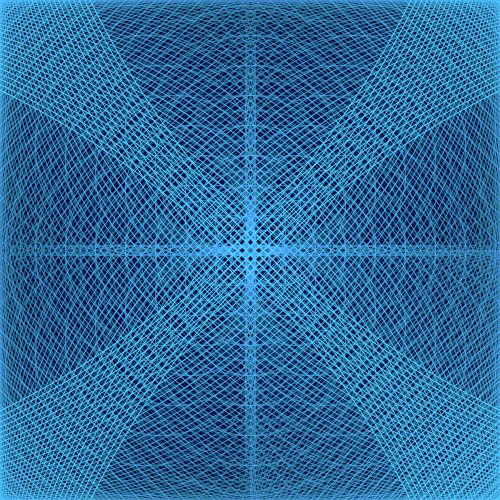
Frame 1 (no input)
Frame 60 (the mouse pressed at the canvas centre just before this capture): identical to frame 1, image omitted
Frame 120 (the mouse held since frame 60 and released just before this capture): identical to frame 1, image omitted

The Processing sketch that drew this single still picture (run headless with seeded random() and noise(); from frame 60 on, the mouse is pressed at the canvas centre):

// Processing sketch: processing_31914
// ── processing_31914.pde

int xPos = 0;
int yPos = 0;

int xPos2 = 490;
int yPos2 = 0;
int xPos3 = 0;
int yPos3 = 490;
int xPos4 = 490;
int yPos4 = 490;
int xPos5 = 245;
int yPos5 = 245;
int yPos6 = 245;
int xPos7 = 245;
int xPos8 = 245;
int yPos8 = 245;
int xCPos = 250;
int yCPos = 250;
int xCPos2 = 250;
int yCPos2 = 250;

int quadXPos1 = 240;
int quadYPos1 = 240;
int quadXPos2 = 260;
int quadYPos2 = 260;
int quadXPos3 = 260;
int quadYPos3 = 260;
int quadXPos4 = 240;
int quadYPos4 = 240;

int quad2XPos1 = 260;
int quad2YPos1 = 260;
int quad2XPos2 = 240;
int quad2YPos2 = 240;
int quad2XPos3 = 240;
int quad2YPos3 = 240;
int quad2XPos4 = 260;
int quad2YPos4 = 260;

int quad3XPos1 = 260; 
int quad3YPos1 = 240; //225
int quad3XPos2 = 260; //275
int quad3YPos2 = 240;
int quad3XPos3 = 240; 
int quad3YPos3 = 260; //275
int quad3XPos4 = 240; //225
int quad3YPos4 = 260;

int quad4XPos1 = 240;
int quad4YPos1 = 260;
int quad4XPos2 = 240;
int quad4YPos2 = 260;
int quad4XPos3 = 260;
int quad4YPos3 = 240;
int quad4XPos4 = 260;
int quad4YPos4 = 240;

int quad5XPos1 = 250;
int quad5YPos1 = 250;
int quad5XPos2 = 250;
int quad5YPos2 = 250;
int quad5XPos3 = 250;
int quad5YPos3 = 250;
int quad5XPos4 = 250;
int quad5YPos4 = 250;

int shapeSize = 10;
int count = 0;
int trans = 255;
int trans2 = 1;

void setup(){
  size(500, 500);
  background(2);
  fill(0,90,212,2);
  smooth();
  fill(0,90,212,2);
  rectMode(CENTER);
  frameRate(10);
}

void draw(){
  
  while (count<60){
    stroke(77,218,255,trans2);
    ellipse (250,250,shapeSize,shapeSize);
    fill(0,90,212,1);
    rect (250,250,shapeSize,shapeSize);
    noFill();
    quad (quadXPos1,quadYPos1,quadXPos2,quadYPos2,quadXPos3,quadYPos3,quadXPos4,quadYPos4);
    quad (quad2XPos1,quad2YPos1,quad2XPos2,quad2YPos2,quad2XPos3,quad2YPos3,quad2XPos4,quad2YPos4);
    quad (quad3XPos1,quad3YPos1,quad3XPos2,quad3YPos2,quad3XPos3,quad3YPos3,quad3XPos4,quad3YPos4);
    quad (quad4XPos1,quad4YPos1,quad4XPos2,quad4YPos2,quad4XPos3,quad4YPos3,quad4XPos4,quad4YPos4);
    quad (quad5XPos1,quad5YPos1,quad5XPos2,quad5YPos2,quad5XPos3,quad5YPos3,quad5XPos4,quad5YPos4);

     quadXPos1 = quadXPos1;
     quadYPos1 = quadYPos1 -15;
     quadXPos2 = quadXPos2 +15;
     quadYPos2 = quadYPos2;
     quadXPos3 = quadXPos3;
     quadYPos3 = quadYPos3 +15;
     quadXPos4 = quadXPos4 -15;
     quadYPos4 = quadYPos4;
     
     quad2XPos1 = quad2XPos1;
     quad2YPos1 = quad2YPos1 -15;
     quad2XPos2 = quad2XPos2 +15;
     quad2YPos2 = quad2YPos2;
     quad2XPos3 = quad2XPos3;
     quad2YPos3 = quad2YPos3 +15;
     quad2XPos4 = quad2XPos4 -15;
     quad2YPos4 = quad2YPos4;
     
     quad3XPos1 = quad3XPos1;
     quad3YPos1 = quad3YPos1 -15;
     quad3XPos2 = quad3XPos2 +15;
     quad3YPos2 = quad3YPos2;
     quad3XPos3 = quad3XPos3;
     quad3YPos3 = quad3YPos3 +15;
     quad3XPos4 = quad3XPos4 -15;
     quad3YPos4 = quad3YPos4;
     
     quad4XPos1 = quad4XPos1;
     quad4YPos1 = quad4YPos1 -15;
     quad4XPos2 = quad4XPos2 +15;
     quad4YPos2 = quad4YPos2;
     quad4XPos3 = quad4XPos3;
     quad4YPos3 = quad4YPos3 +15;
     quad4XPos4 = quad4XPos4 -15;
     quad4YPos4 = quad4YPos4;
     
     quad5XPos1 = quad5XPos1;
     quad5YPos1 = quad5YPos1 -15;
     quad5XPos2 = quad5XPos2 +15;
     quad5YPos2 = quad5YPos2;
     quad5XPos3 = quad5XPos3;
     quad5YPos3 = quad5YPos3 +15;
     quad5XPos4 = quad5XPos4 -15;
     quad5YPos4 = quad5YPos4;
     
     noFill();
     
    ellipseMode(CORNER);
    ellipse (xPos,yPos,shapeSize,shapeSize);
    ellipse (xPos2,yPos2,shapeSize,shapeSize);
    ellipse (xPos3,yPos3,shapeSize,shapeSize);
    ellipse (xPos4,yPos4,shapeSize,shapeSize);
    ellipseMode(CENTER);
    stroke(77,218,255,trans);
    ellipse (250,250,shapeSize,shapeSize);
    ellipse (xCPos,250,shapeSize,shapeSize);
    ellipse (xCPos2,250,shapeSize,shapeSize);
    ellipse (250,yCPos,shapeSize,shapeSize);
    ellipse (250,yCPos2,shapeSize,shapeSize);
    ellipseMode(CORNER);
    ellipse (xPos5,yPos5,shapeSize,shapeSize);
    ellipse (xPos5,yPos6,shapeSize,shapeSize);
    ellipse (xPos7,yPos5,shapeSize,shapeSize);
    ellipse (xPos8,yPos8,shapeSize,shapeSize);
     
    shapeSize = shapeSize+30;
    trans = trans - 15;
    trans2 = trans2 + 5;
    xPos2 = xPos2 - 30;
    yPos3 = yPos3 - 30;
    xPos4 = xPos4 - 30;
    yPos4 = yPos4 - 30;
    yPos6 = yPos6 - 30;
    xPos7 = xPos7 - 30;
    xPos8 = xPos8 - 30;
    yPos8 = yPos8 - 30;
    xCPos = xCPos + 15;
    yCPos = yCPos + 15;
    xCPos2 = xCPos2 - 15;
    yCPos2 = yCPos2 - 15;
     
    count++;
  }
  xPos = xPos + 100;
  shapeSize = 10;

  
  if(xPos>500){
    xPos = xPos + 15;
    yPos = yPos + 70;
    xPos = 0;
    
  }
  if(yPos>500){
    xPos=0;
    yPos=0;
  }

}
